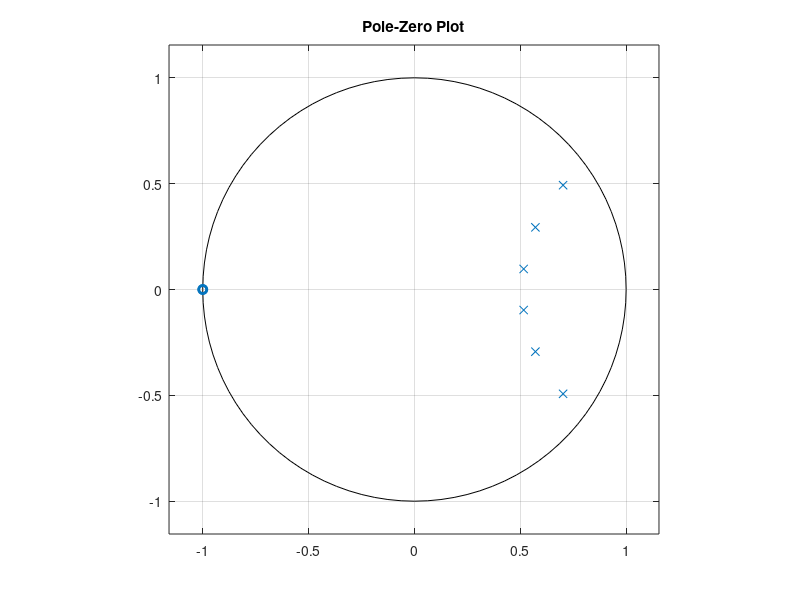
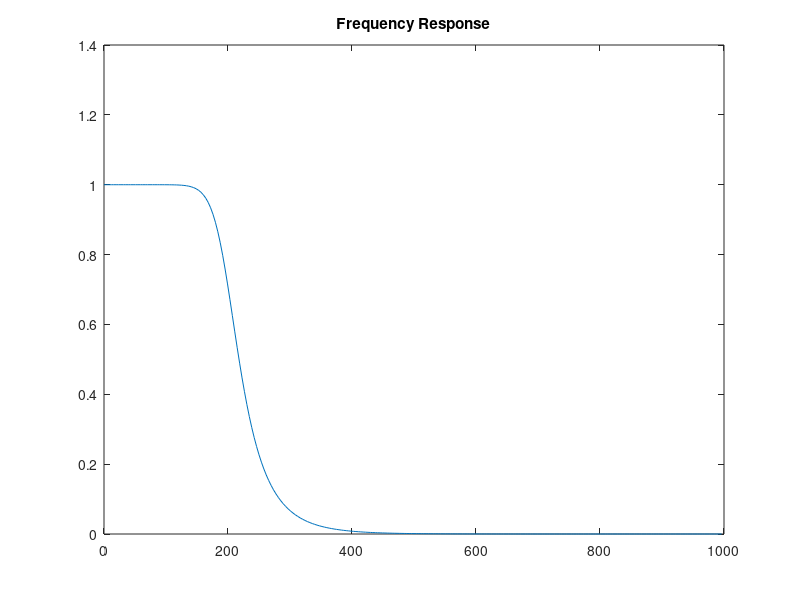

Write MATLAB code to recreate these figures, in order. (Note: this script raises an error after producing the figures.)
fs=2000;
Wp=200/1000;
Ws=300/1000;
Rp=1.25;
Rs=15;
[N,Wc]=buttord(Wp,Ws,Rp,Rs)
[z,p,k]=butter(N,200/1000)
[b,a]=butter(N,200/1000)
zplane(b,a);
title('Pole-Zero Plot');
[H,f]=freqz(b,a,256,fs);
figure;
plot(f,abs(H));
title('Frequency Response');
fvtool(H);
